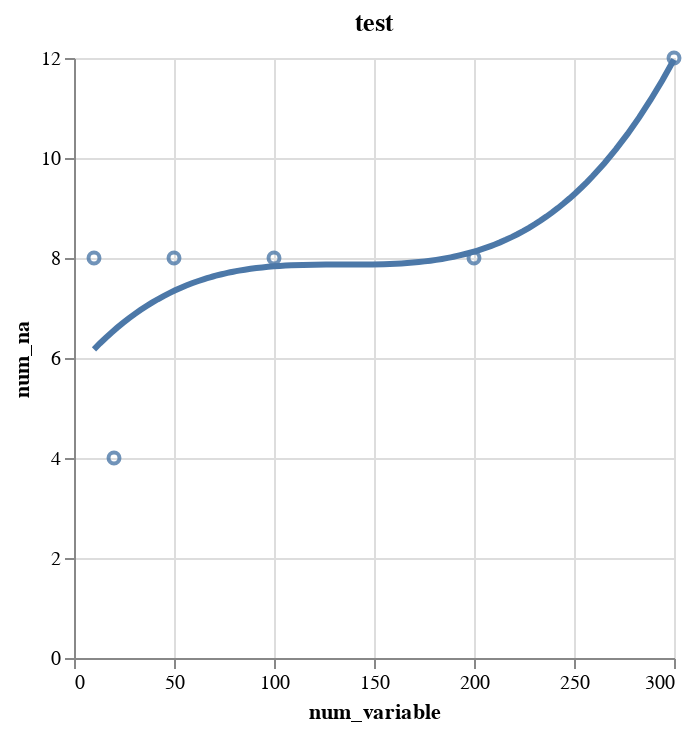

Notebook code cell kept with this figure:
### Code cell
num_dist_scatter('num_variable', 'num_na', test_data, title='test', stat=True, trend = 'poly')

### Figure 1 — Vega-Lite specification as saved in the notebook (floating-point values rounded to 4 significant figures)
{"config": {"view": {"continuousWidth": 400, "continuousHeight": 300}}, "layer": [{"mark": {"type": "point", "opacity": 0.8}, "encoding": {"x": {"field": "num_variable", "title": "num_variable", "type": "quantitative"}, "y": {"field": "num_na", "title": "num_na", "type": "quantitative"}}, "height": 300, "title": "test", "width": 300}, {"mark": {"type": "line", "size": 3}, "encoding": {"x": {"field": "num_variable", "title": "num_variable", "type": "quantitative"}, "y": {"field": "num_na", "title": "num_na", "type": "quantitative"}}, "height": 300, "title": "test", "transform": [{"on": "num_variable", "regression": "num_na", "method": "poly"}], "width": 300}], "data": {"name": "data-f5b286bc0939d973697c9bda631db225"}, "$schema": "https://vega.github.io/schema/vega-lite/v4.17.0.json", "datasets": {"data-f5b286bc0939d973697c9bda631db225": [{"cat_1": 1, "cat_2": 1, "cat_3": 1, "cat_4": "one", "cat_5": "one", "num_constant": 20, "num_variance": 20, "num_variable": 10, "num_na": 8.0}, {"cat_1": 1, "cat_2": 1, "cat_3": 1, "cat_4": "one", "cat_5": "one", "num_constant": 20, "num_variance": 20, "num_variable": 20, "num_na": 4.0}, {"cat_1": 1, "cat_2": 1, "cat_3": 2, "cat_4": "two", "cat_5": "one", "num_constant": 20, "num_variance": 21, "num_variable": 50, "num_na": 8.0}, {"cat_1": 1, "cat_2": 2, "cat_3": 2, "cat_4": "two", "cat_5": "two", "num_constant": 20, "num_variance": 22, "num_variable": 100, "num_na": 8.0}, {"cat_1": 1, "cat_2": 2, "cat_3": 3, "cat_4": "three", "cat_5": "two", "num_constant": 20, "num_variance": 23, "num_variable": 200, "num_na": 8.0}, {"cat_1": 1, "cat_2": 2, "cat_3": 3, "cat_4": "three", "cat_5": "two", "num_constant": 20, "num_variance": 24, "num_variable": 300, "num_na": 12.0}]}}
